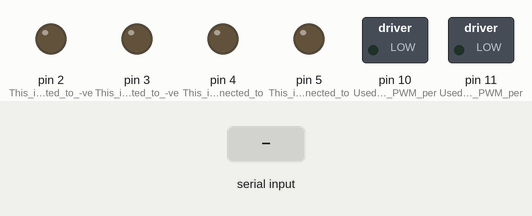
A sketch run on a simulated Arduino Uno, built with avr-gcc and run on an emulated ATmega328P. On the bench: switched loads named in the sketch (green lamp = pin HIGH), output pins drawn as LEDs (lit = HIGH). The inputs (shaded band) are chosen by the test bench.

Above: at 1.2 s.
1.3 s: "," received over Serial
At 2.5 s:
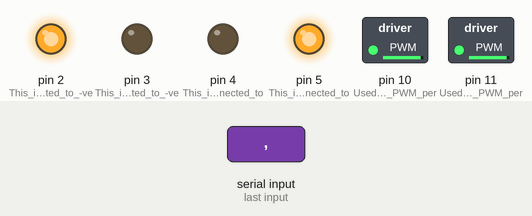
2.8 s: "90,45\n" received over Serial
At 3.8 s:
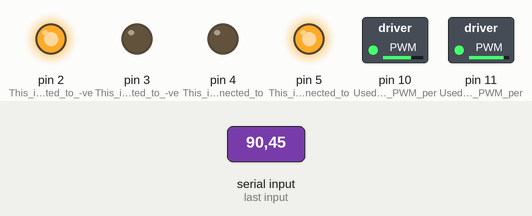
Timing chart, 0 to 5.8 s (numbered marks = the images above; inputs shaded):
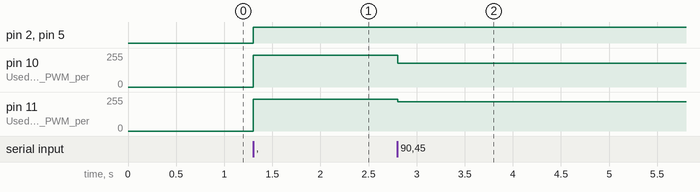

Measured:
- after the input at 1.3 s, pin 2 (This_is_connected_to_-ve), pin 5 (This_is_connected_to): LOW → HIGH at once; pin 10 (Used_to_alter_the_PWM_per), pin 11 (Used_to_alter_the_PWM_per): 0/255 → 240/255 at once
- after the input at 2.8 s, pin 10 (Used_to_alter_the_PWM_per): 240/255 → 177/255 at once; pin 11 (Used_to_alter_the_PWM_per): 240/255 → 219/255 at once

The sketch:

Motor.ino
```cpp
//////////////////////////////////////////ABOUT////////////////////////////////////////////////
//                                                                                           //
//                 This is the Arduino Code for the Self Driving Car Project.                //
//                                                                                           //
//  This code was written by Kishore K and Adithya U R from Madras Institute of Technology.  //
//                                                                                           //
//                  Please give due credit while using it in your project.                   //
//                                                                                           //
////////////////////////////////////////INITIALISATION/////////////////////////////////////////
long int mot;                                                                                //This is the value used to alter the speed of the motor.
char x;                                                                                      //Character Variable used in Serial Communication.
String val="";                                                                               //String variable used to stack all the characters received
int val_1,val_2;                                                                             //Values used control the PWM percentage of the motor pulse.
///////////////////////////////////SETTING UP THE GPIO PINS////////////////////////////////////
void setup() {                                                                               //This part of the code runs only once.
Serial.begin(9600);                                                                          //Set up serian communication with transfer speed of 9600 bps.
pinMode(2,OUTPUT);                                                                           //This is connected to -ve terminal of the right motor.
pinMode(3,OUTPUT);                                                                           //This is connected to -ve terminal of the left motor.
pinMode(4,OUTPUT);                                                                           //This is connected to +ve terminal of the right motor.
pinMode(5,OUTPUT);                                                                           //This is connected to +ve terminal of the left motor.
pinMode(10,OUTPUT);                                                                          //Used to alter the PWM percentage of the right motor.
pinMode(11,OUTPUT);                                                                          //Used to alter the PWM percentage of the left motor.
digitalWrite(2,LOW);                                                                         //Initially the right motor is at rest.
digitalWrite(3,LOW);                                                                         //Initially the left motor is at rest.
digitalWrite(4,LOW);                                                                         //Initially the right motor is at rest.
digitalWrite(5,LOW);                                                                         //Initially the left motor is at rest.
}                                                                                            //
/////////////////////////////////////////CONTROL LOOP//////////////////////////////////////////
void loop() {                                                                                //This part of the code runs in a loop indefinitely.
  while (Serial.available())                                                                 //While there are characters available in the Serial buffer.
  {                                                                                          //
    x=Serial.read();                                                                         //Read the character sent by Jetson Nano.
    if (x == ',')                                                                            //If the character is a comma, the complete value is sent.
    {                                                                                        //
      mot = val.toInt();                                                                     //Convert the received string to an integer.
      mot = map(mot,0,1023,0,240);                                                           //The value between 0-1023 is converted to a value between 0-240 for PWM.
      if (mot<120)                                                                            //If the converted value is lesser than 120,the car should go right.
      {                                                                                      //
        val_1 = 120+120-mot;                                                                   //The PWM value for the left motor(+240 to 0).
        val_2 = 3*mot-240;                                                                   //The PWM value for the right motor(+120 to -120).
        if (val_1 >= 0)                                                                      //If this value is +ve, the left wheel rotates in forward direction.
        {                                                                                    //
        digitalWrite(5,HIGH);                                                                //If the positive terminal is high.
        digitalWrite(3,LOW);                                                                 //If the negative terminal is low.
        }                                                                                    //
        if (val_2<0)                                                                         //If this value is -ve, the right motor moves backward.
        {                                                                                    //
        digitalWrite(4,LOW);                                                                 //The +ve terminal is low.
        digitalWrite(2,HIGH);                                                                //The -ve terminal is high.
        }                                                                                    //
        else                                                                                 //If the value is +ve, the right motor moves forward.
        {                                                                                    //
        digitalWrite(2,LOW);                                                                 //The -ve terminal is low.
        digitalWrite(4,HIGH);                                                                //The +ve terminal is high.
        }                                                                                    //
        analogWrite(11,val_1);                                                               //PWM value for left motor.
        analogWrite(10,abs(val_2));                                                          //PWM value for right motor.
      }                                                                                      //
      else                                                                                   //If the value is greater than 120, the car should go left.
      {                                                                                      //
        val_2 = mot;                                                                         //The PWM value for the right motor.
        val_1 = 480-3*mot;                                                                   //The PWM value for the left motor.
        if (val_2 >= 0)                                                                      //If this value is positive, the right motor moves forward.
        {                                                                                    //
        digitalWrite(4,HIGH);                                                                //The positive terminal is high.
        digitalWrite(2,LOW);                                                                 //The -ve terminal is low.
        }                                                                                    //
        if (val_1 <0)                                                                        //If this value is -ve, the left motor moves backward.
        {                                                                                    //
        digitalWrite(5,LOW);                                                                 //The +ve terminal is low.
        digitalWrite(3,HIGH);                                                                //The -ve terminal is highe.
        }                                                                                    //
        else                                                                                 //If the value is +ve, the left motor moves forward.
        {                                                                                    //
        digitalWrite(3,LOW);                                                                 //The -ve terminal is low.
        digitalWrite(5,HIGH);                                                                //The +ve terminal is high.
        }                                                                                    //
        analogWrite(11,abs(val_1));                                                          //Setting the speed of the left motor.
        analogWrite(10,val_2);                                                               //Setting the speed of the right motor.
      }                                                                                      //
      val="";                                                                                //Reset the string to acquire the next value.
    }                                                                                        //
    else                                                                                     //If the character received from Jetson Nano is not a comma,
                                                                                             //the complete value is yet to be sent
    {                                                                                        //
      val+=x;                                                                                //Append the received character to the string.
    }                                                                                        //
  }                                                                                          //
   }                                                                                         //
///////////////////////////////////////////////////////////////////////////////////////////////
```
